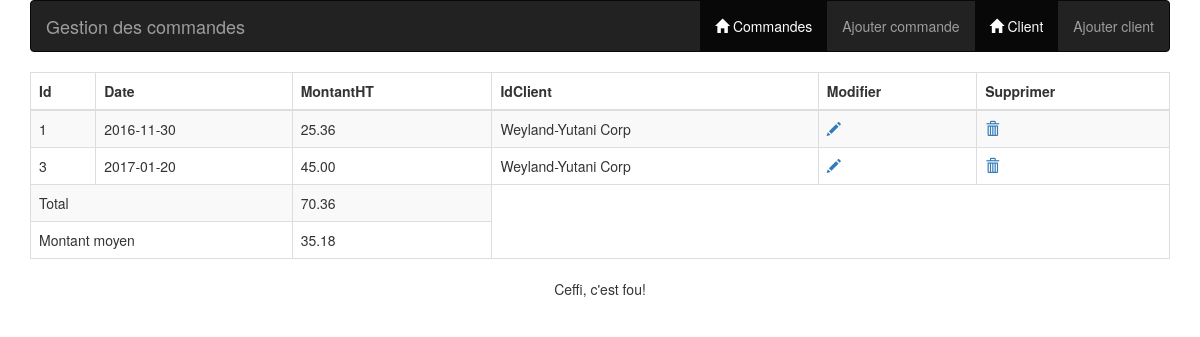
The page / on the database its author committed.
### tables this page shows
CREATE TABLE `commande` (
  `id` int(11) NOT NULL,
  `date` date NOT NULL,
  `montantHT` decimal(11,2) NOT NULL,
  `idClient` int(11) NOT NULL
);

CREATE TABLE `client` (
  `idClient` int(11) NOT NULL,
  `societe` varchar(255) NOT NULL,
  `adresse` varchar(255) NOT NULL,
  `cp` int(5) NOT NULL,
  `ville` varchar(255) NOT NULL
);

### controller/controllerorder.php (called while the page is built, shortened)
<?php
include "model/modelorder.php";
include "view/vieworder.php";
class Controllerorder{
	private $view;
	private $model;
	public function __construct(){
		$this->view = new Vieworder();
		$this->model = new Modelorder();
	}
	public function display(){
		$list = $this->model->searchOrders();
		$this->view->displayList($list);
	}
}

### model/modelorder.php (called while the page is built, shortened)
<?php
class Modelorder{
	private $connection;
	private function connectDB(){
		$this->connection = false;
		try {
			$this->connection = new PDO("mysql:host=".SERVER.";dbname=".BASE,USER,PASSWORD);
			$this->connection->exec('SET NAMES utf8');
		}
		catch (Exception $e){
			die('Erreur : ' . $e->getMessage());
		}
	}
	public function searchOrders(){
		$tableau = array();
		if ($this->connection){
			$requete = "SELECT id, date, montantHT,commande.idClient, societe FROM commande JOIN client ON commande.idClient = client.idClient" ;
			$resultat=$this->connection->query($requete);
			if($resultat){
				$tableau=$resultat->fetchAll(PDO::FETCH_NUM);
			}
		}
			return $tableau;
	}
}

### view/vieworder.php (the view, shortened to what this page needs)
<?php
class Vieworder{
	private $page;
	public function __construct(){
		$this->page = file_get_contents('view/html/header.html');
		$this->page .= file_get_contents('view/html/nav.html');
	}
	public function displayList($tableau){
		if(count ($tableau)>0){
			$content ='<div class="table-responsive">'.
			'<table class="table table-striped table-bordered" cellspacing=0 border=1>'.
			'<thead>'.'
					<th>Id</th>
					<th>Date</th>
					<th>MontantHT</th>
					<th>IdClient</th>
					<th>Modifier</th>
					<th>Supprimer</th>
				'.
			'</thead>'.
			'<tbody>';
			$somme = 0;
			foreach($tableau as $element) {
				$content .= "<tr><td>";
				$content .= $element["0"]."</td><td> ";
				$content .= $element["1"]."</td><td> ";
				$content .= $element["2"]."</td><td> ";
				$content .= $element["4"]."</td><td> ";
			$url = "index.php?action=update&id=$element[0]&date=$element[1]&montantHT=$element[2]&idClient=$element[3]";
				$content .= "<a href = '$url' ><span class='glyphicon glyphicon-pencil'></span></a></td><td>";
				$content .= "<a href='index.php?action=delete&id=".$element[0]."'><span class='glyphicon glyphicon-trash'></span></a></td></tr>";
				$somme+= $element[2];
			}
			$content .= "<tr><td colspan=2> Total</td><td>$somme</td></tr>";
			$moyenne = round ($somme/count($tableau),2);
			$content .= "<tr><td colspan=2> Montant moyen</td><td>$moyenne</td></tr>";
			$content .='</tbody></table></div>';
		}
		else{
			$content = "<p class='alert alert-warning>pas de donnée</p>";
		}
		$this->page .=$content;
	}
	private function displayPage(){
		$this->page .= file_get_contents('view/html/footer.html');
		echo $this->page;
	}
}

### rows shown on the page
commande: id "1", date "2016-11-30", montantHT "25.36", idClient.societe "Weyland-Yutani Corp"
commande: id "3", date "2017-01-20", montantHT "45.00", idClient.societe "Weyland-Yutani Corp"

### other values the page prints
$this->page "Gestion des commandes Commandes Ajouter commande Client Ajouter client Ceffi, c'est fou!"
$somme "70.36"
$moyenne "35.18"
